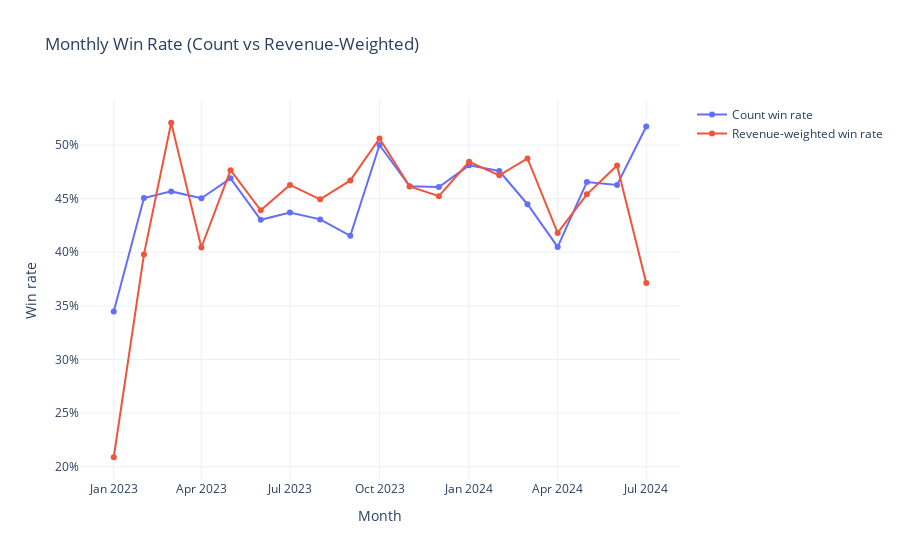

Notebook source saved alongside this figure:
### Code cell
def plot_monthly_weighted_win_rate_plotly(
    mwr_df,
    title="Monthly Win Rate (Count vs Revenue-Weighted)"
):
    fig = go.Figure()

    fig.add_trace(
        go.Scatter(
            x=mwr_df["month"],
            y=mwr_df["count_win_rate"],
            mode="lines+markers",
            name="Count win rate"
        )
    )

    fig.add_trace(
        go.Scatter(
            x=mwr_df["month"],
            y=mwr_df["weighted_win_rate"],
            mode="lines+markers",
            name="Revenue-weighted win rate"
        )
    )

    fig.update_layout(
        template="plotly_white",
        title=title,
        xaxis_title="Month",
        yaxis_title="Win rate",
        hovermode="x unified"
    )

    fig.update_yaxes(tickformat=".0%")
    fig.show()

# usage
plot_monthly_weighted_win_rate_plotly(monthly_weighted_win_rate_data)

### Figure 1 — Plotly figure (JSON) as saved in the notebook; plotly's stock layout.template omitted (floating-point values rounded to 4 significant figures)
{"data": [{"mode": "lines+markers", "name": "Count win rate", "type": "scatter", "x": ["2023-01-01T00:00:00", "2023-02-01T00:00:00", "2023-03-01T00:00:00", "2023-04-01T00:00:00", "2023-05-01T00:00:00", "2023-06-01T00:00:00", "2023-07-01T00:00:00", "2023-08-01T00:00:00", "2023-09-01T00:00:00", "2023-10-01T00:00:00", "2023-11-01T00:00:00", "2023-12-01T00:00:00", "2024-01-01T00:00:00", "2024-02-01T00:00:00", "2024-03-01T00:00:00", "2024-04-01T00:00:00", "2024-05-01T00:00:00", "2024-06-01T00:00:00", "2024-07-01T00:00:00"], "y": [0.3448, 0.4505, 0.4567, 0.4504, 0.4689, 0.4303, 0.437, 0.4306, 0.4153, 0.5, 0.4615, 0.4608, 0.481, 0.4758, 0.4448, 0.4049, 0.4655, 0.4628, 0.5172]}, {"mode": "lines+markers", "name": "Revenue-weighted win rate", "type": "scatter", "x": ["2023-01-01T00:00:00", "2023-02-01T00:00:00", "2023-03-01T00:00:00", "2023-04-01T00:00:00", "2023-05-01T00:00:00", "2023-06-01T00:00:00", "2023-07-01T00:00:00", "2023-08-01T00:00:00", "2023-09-01T00:00:00", "2023-10-01T00:00:00", "2023-11-01T00:00:00", "2023-12-01T00:00:00", "2024-01-01T00:00:00", "2024-02-01T00:00:00", "2024-03-01T00:00:00", "2024-04-01T00:00:00", "2024-05-01T00:00:00", "2024-06-01T00:00:00", "2024-07-01T00:00:00"], "y": [0.2088, 0.3979, 0.5208, 0.4044, 0.4765, 0.439, 0.4628, 0.4494, 0.467, 0.506, 0.4613, 0.4523, 0.4844, 0.4717, 0.4874, 0.418, 0.454, 0.4809, 0.3713]}], "layout": {"hovermode": "x unified", "title": {"text": "Monthly Win Rate (Count vs Revenue-Weighted)"}, "xaxis": {"title": {"text": "Month"}}, "yaxis": {"tickformat": ".0%", "title": {"text": "Win rate"}}}}
